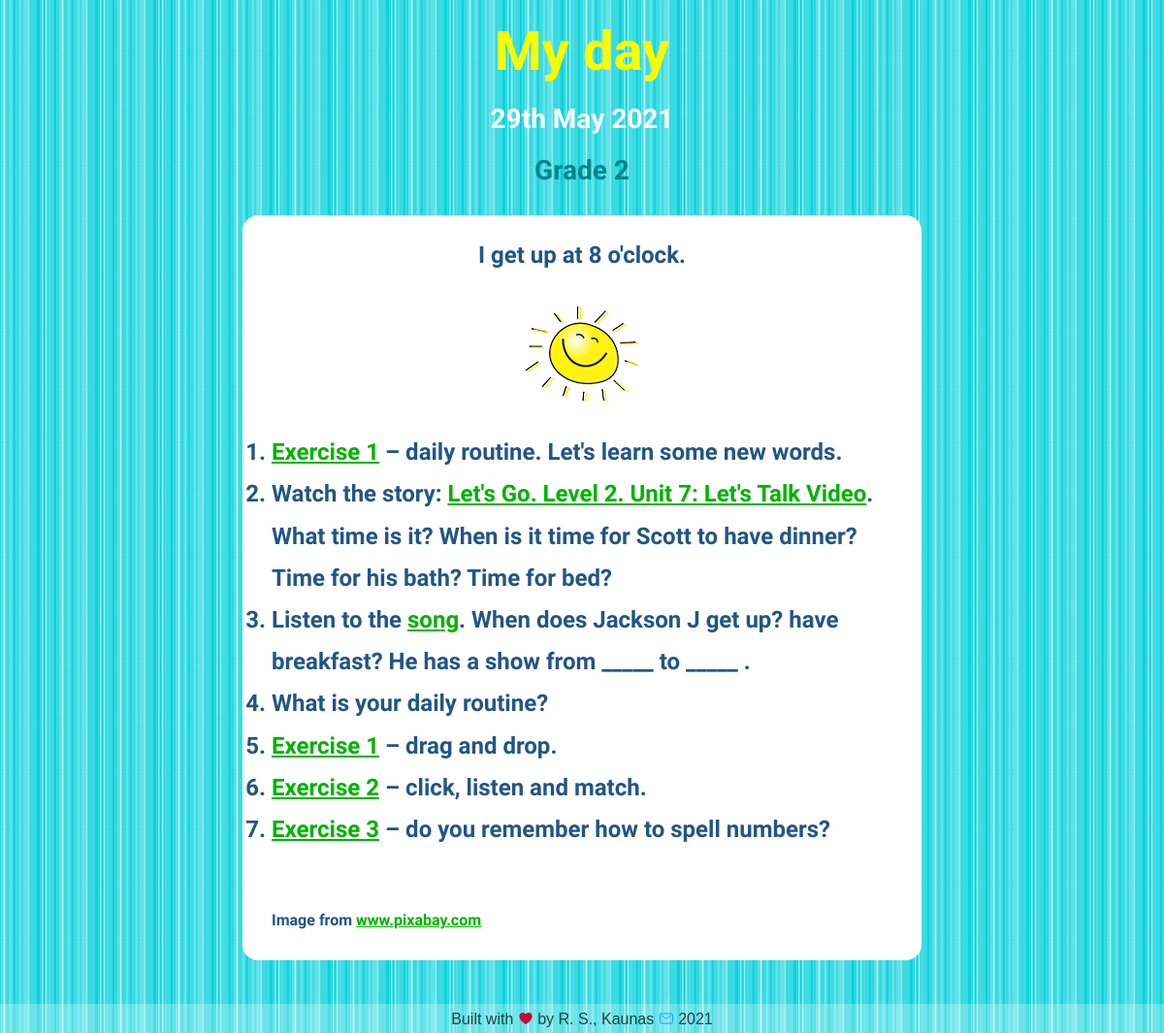
/blog/grade2/32/, run on an earlier commit of the app's database.
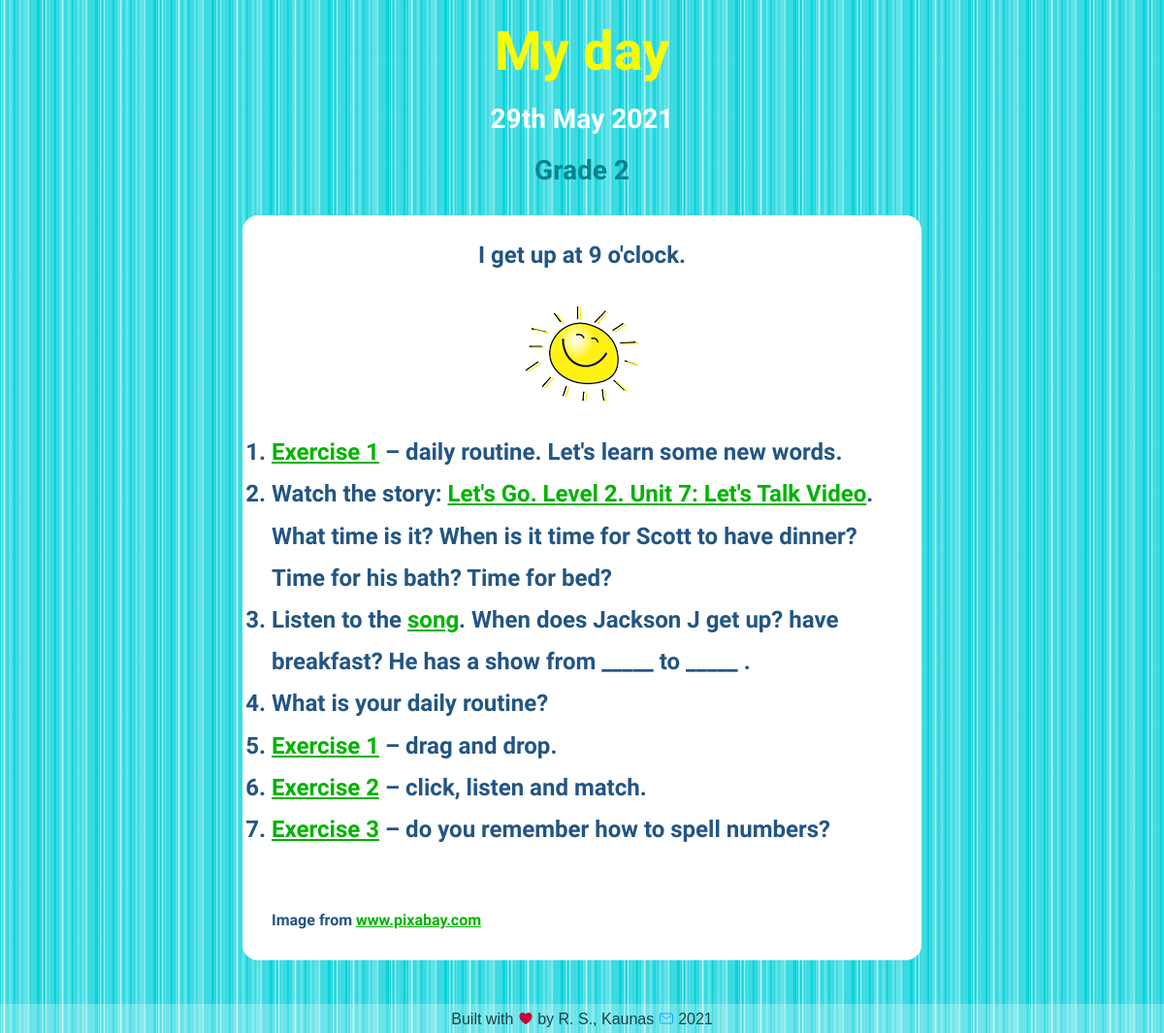
And on a later commit of the database.
### blog/models.py (models this page shows, shortened)
class Grade2blogpost(models.Model):
    grade = models.CharField(max_length=10, default='Grade 2')
    date = models.DateField()
    title = models.TextField(max_length=200)
    intro = models.TextField(max_length=400, default='intro')
    description = models.TextField()
    image = models.ImageField(upload_to='blog/images/', default='blog/images/soon.png')
    file = models.FileField(upload_to='blog/downloads/', blank='True')
    credits = models.TextField(blank='True')

### blog/views.py (the view)
# urls.py: path('grade2/<int:post_id>/', views.view_one_grade2, name='url_one_grade2'),
def view_one_grade2(request, post_id):
    blogpost = get_object_or_404(Grade2blogpost, pk=post_id)
    return render(request, 'blog/one_post.html', {'blogpost': blogpost})

### blog/templates/blog/one_post.html (shortened to what this page needs)
<!DOCTYPE html>
{% load static %}
<html lang="en">
<head>
    <link href="{% static 'blog/one_post.css' %}" type="text/css" rel="stylesheet"/>
</head>
<body>
<div id="page-container">
    <div id="content-wrap">
        <header>
            <h1>{{ blogpost.title|safe|truncatewords:20 }}</h1>
            <h2>{{ blogpost.date|date:'jS F Y' }}</h2>
            <h3>{{ blogpost.grade }}</h3>
        </header>
        <div id="information">
            <h4>{{ blogpost.intro | safe }}</h4>
            <img src="/media/{{ blogpost.image }}" alt="{{ blogpost.title }}">
            <p>{{ blogpost.description | safe }}</p>
            <p class="small">{{ blogpost.credits | safe }}</p>
        </div>
    </div>
    {% include 'blog/footer.html' %}
</div>
</body>
</html>

What changed in the data, as far as the page shows it:
changed Grade2blogpost "My day": intro "I get up at 8 o'clock." → "I get up at 9 o'clock."
